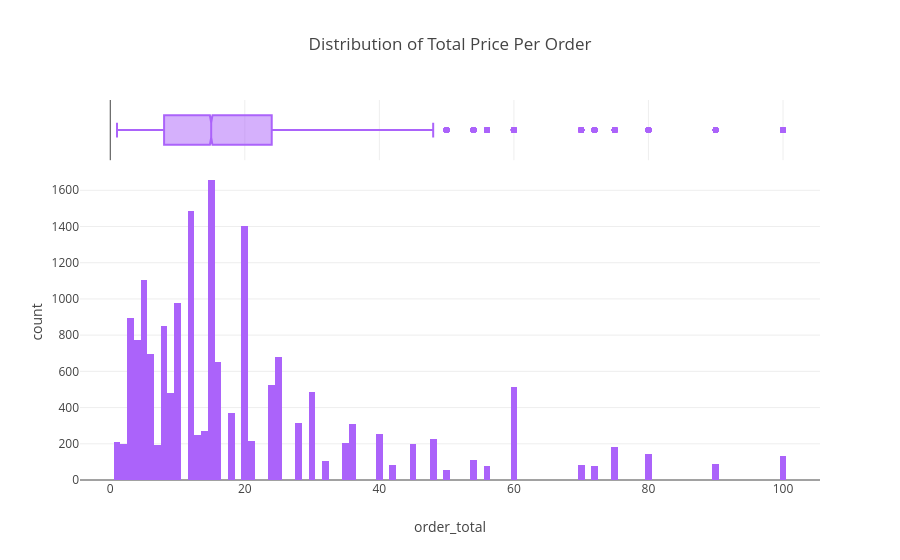

Notebook code for this chart:
### Markdown cell above
### Analysis: Distribution of Total Price per Order

### Code cell
fig = px.histogram(df, x='order_total', title=f'Distribution of Total Price Per Order', marginal='box', color_discrete_sequence=['#AB63FA'])
fig.show()

### Figure 1 — Plotly figure (JSON) as saved in the notebook; plotly's stock layout.template omitted (floating-point values rounded to 4 significant figures; data arrays with more than 128 entries replaced by an {"elided": "..."} marker saying what was removed)
{"data": [{"bingroup": "x", "hovertemplate": "order_total=%{x}<br>count=%{y}<extra></extra>", "legendgroup": "", "marker": {"color": "#AB63FA", "pattern": {"shape": ""}}, "name": "", "orientation": "v", "showlegend": false, "type": "histogram", "x": {"elided": "17528 float values"}, "xaxis": "x", "yaxis": "y"}, {"hovertemplate": "order_total=%{x}<extra></extra>", "legendgroup": "", "marker": {"color": "#AB63FA"}, "name": "", "notched": true, "showlegend": false, "type": "box", "x": {"elided": "17528 float values"}, "xaxis": "x2", "yaxis": "y2"}], "layout": {"barmode": "relative", "legend": {"tracegroupgap": 0}, "title": {"text": "Distribution of Total Price Per Order"}, "xaxis": {"anchor": "y", "domain": [0, 1], "title": {"text": "order_total"}}, "xaxis2": {"anchor": "y2", "domain": [0, 1], "matches": "x", "showgrid": true, "showticklabels": false}, "yaxis": {"anchor": "x", "domain": [0, 0.8316], "title": {"text": "count"}}, "yaxis2": {"anchor": "x2", "domain": [0.8416, 1], "matches": "y2", "showgrid": false, "showline": false, "showticklabels": false, "ticks": ""}}}
